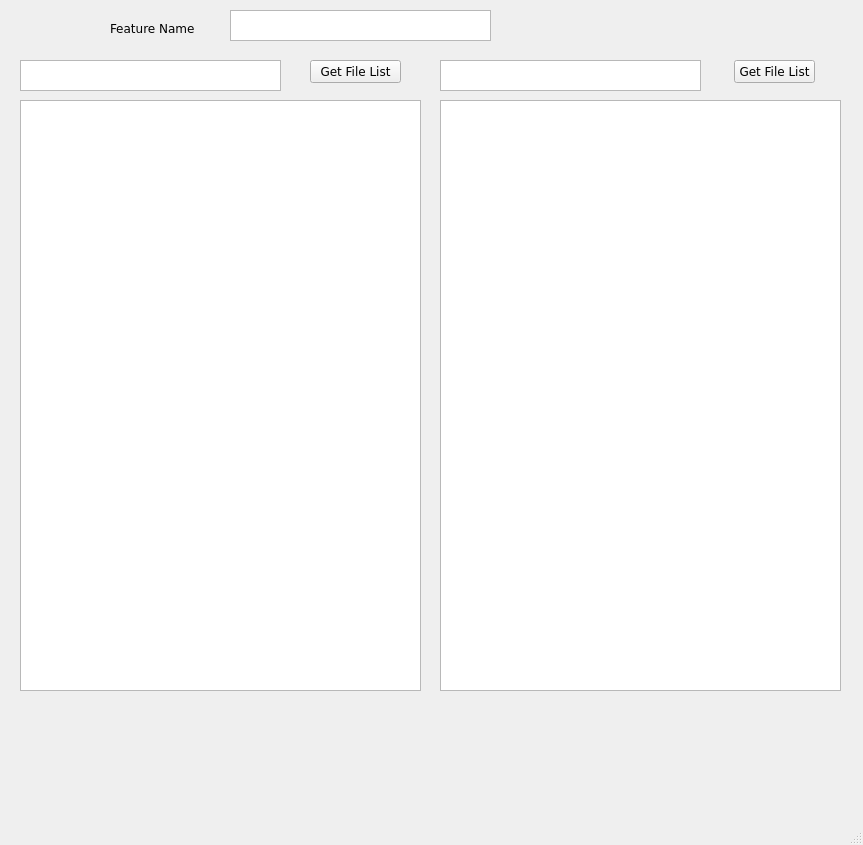
<?xml version="1.0" encoding="UTF-8"?>
<ui version="4.0">
 <class>MainWindow</class>
 <widget class="QMainWindow" name="MainWindow">
  <property name="geometry">
   <rect>
    <x>0</x>
    <y>0</y>
    <width>863</width>
    <height>845</height>
   </rect>
  </property>
  <property name="font">
   <font>
    <family>Verdana</family>
   </font>
  </property>
  <property name="windowTitle">
   <string>FileList Viewer</string>
  </property>
  <widget class="QWidget" name="centralwidget">
   <widget class="QTextBrowser" name="textBrowser_L">
    <property name="geometry">
     <rect>
      <x>20</x>
      <y>100</y>
      <width>401</width>
      <height>591</height>
     </rect>
    </property>
   </widget>
   <widget class="QTextBrowser" name="textBrowser_R">
    <property name="geometry">
     <rect>
      <x>440</x>
      <y>100</y>
      <width>401</width>
      <height>591</height>
     </rect>
    </property>
   </widget>
   <widget class="QTextEdit" name="textEdit_1">
    <property name="geometry">
     <rect>
      <x>230</x>
      <y>10</y>
      <width>261</width>
      <height>31</height>
     </rect>
    </property>
   </widget>
   <widget class="QLabel" name="label">
    <property name="geometry">
     <rect>
      <x>110</x>
      <y>20</y>
      <width>101</width>
      <height>16</height>
     </rect>
    </property>
    <property name="text">
     <string>Feature Name</string>
    </property>
   </widget>
   <widget class="QTextEdit" name="textEdit_2">
    <property name="geometry">
     <rect>
      <x>20</x>
      <y>60</y>
      <width>261</width>
      <height>31</height>
     </rect>
    </property>
   </widget>
   <widget class="QTextEdit" name="textEdit_3">
    <property name="geometry">
     <rect>
      <x>440</x>
      <y>60</y>
      <width>261</width>
      <height>31</height>
     </rect>
    </property>
   </widget>
   <widget class="QPushButton" name="pushButton_1">
    <property name="geometry">
     <rect>
      <x>310</x>
      <y>60</y>
      <width>91</width>
      <height>23</height>
     </rect>
    </property>
    <property name="text">
     <string>Get File List</string>
    </property>
   </widget>
   <widget class="QPushButton" name="pushButton_2">
    <property name="geometry">
     <rect>
      <x>734</x>
      <y>60</y>
      <width>81</width>
      <height>23</height>
     </rect>
    </property>
    <property name="text">
     <string>Get File List</string>
    </property>
   </widget>
  </widget>
  <widget class="QMenuBar" name="menubar">
   <property name="geometry">
    <rect>
     <x>0</x>
     <y>0</y>
     <width>863</width>
     <height>20</height>
    </rect>
   </property>
  </widget>
  <widget class="QStatusBar" name="statusbar"/>
 </widget>
 <resources/>
 <connections>
  <connection>
   <sender>pushButton_1</sender>
   <signal>clicked()</signal>
   <receiver>MainWindow</receiver>
   <slot>slot_lbutton()</slot>
   <hints>
    <hint type="sourcelabel">
     <x>363</x>
     <y>98</y>
    </hint>
    <hint type="destinationlabel">
     <x>254</x>
     <y>747</y>
    </hint>
   </hints>
  </connection>
  <connection>
   <sender>pushButton_2</sender>
   <signal>clicked()</signal>
   <receiver>MainWindow</receiver>
   <slot>slot_rbutton()</slot>
   <hints>
    <hint type="sourcelabel">
     <x>765</x>
     <y>99</y>
    </hint>
    <hint type="destinationlabel">
     <x>507</x>
     <y>744</y>
    </hint>
   </hints>
  </connection>
  <connection>
   <sender>textEdit_2</sender>
   <signal>textChanged()</signal>
   <receiver>MainWindow</receiver>
   <slot>slot_lbranch()</slot>
   <hints>
    <hint type="sourcelabel">
     <x>130</x>
     <y>91</y>
    </hint>
    <hint type="destinationlabel">
     <x>63</x>
     <y>755</y>
    </hint>
   </hints>
  </connection>
  <connection>
   <sender>textEdit_3</sender>
   <signal>textChanged()</signal>
   <receiver>MainWindow</receiver>
   <slot>slot_rbranch()</slot>
   <hints>
    <hint type="sourcelabel">
     <x>586</x>
     <y>98</y>
    </hint>
    <hint type="destinationlabel">
     <x>643</x>
     <y>795</y>
    </hint>
   </hints>
  </connection>
  <connection>
   <sender>textEdit_1</sender>
   <signal>textChanged()</signal>
   <receiver>MainWindow</receiver>
   <slot>slot_feature()</slot>
   <hints>
    <hint type="sourcelabel">
     <x>278</x>
     <y>49</y>
    </hint>
    <hint type="destinationlabel">
     <x>396</x>
     <y>785</y>
    </hint>
   </hints>
  </connection>
 </connections>
 <slots>
  <slot>slot_lbutton()</slot>
  <slot>slot_rbutton()</slot>
  <slot>slot_lbranch()</slot>
  <slot>slot_rbranch()</slot>
  <slot>slot_feature()</slot>
 </slots>
</ui>
